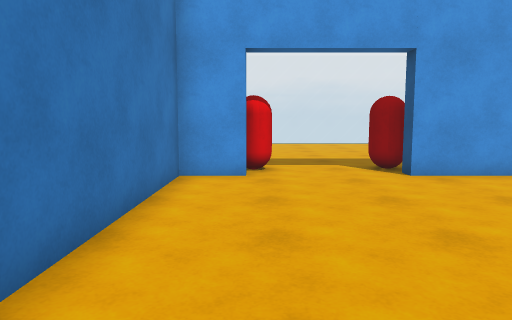
[1] (above)

20 first-person views from a walk through a Unity game level. The camera is 1.3 m above the floor, tilts 6° down and sees 70° across. The floor is counted in squares, 1 m on a side. Each view is taken from the middle of a square. On the plan, view 1 faces up. The plan holds only what a view shows up to about 15 squares ahead; the rest is blank. The place goes on beyond the plan. The player is left out.

[2]
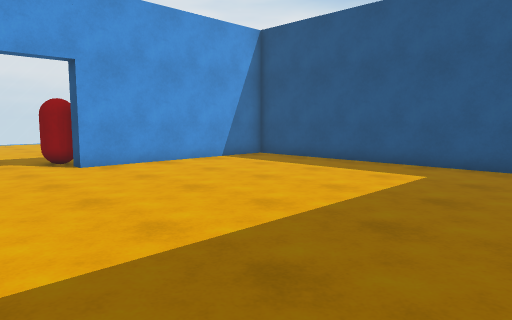

[3]
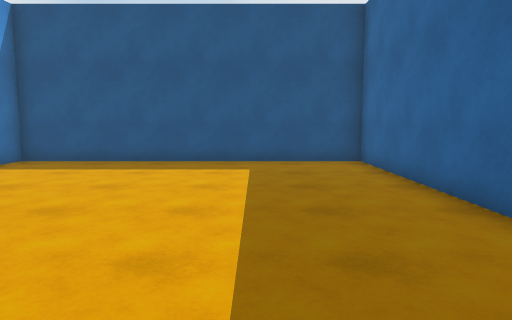

[4]
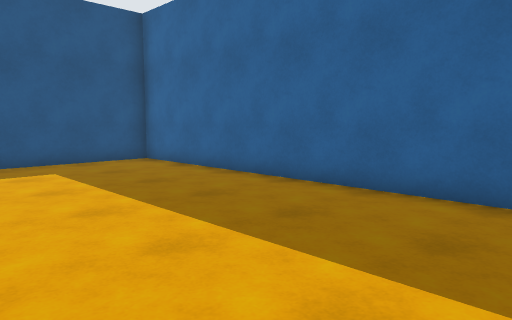

[5]
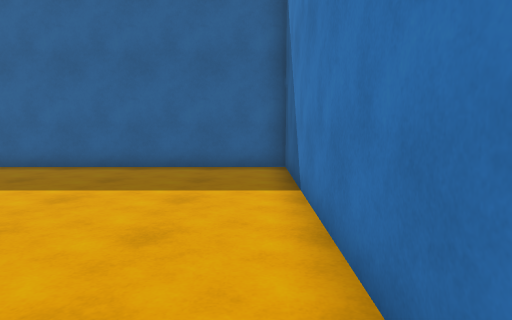

[6]
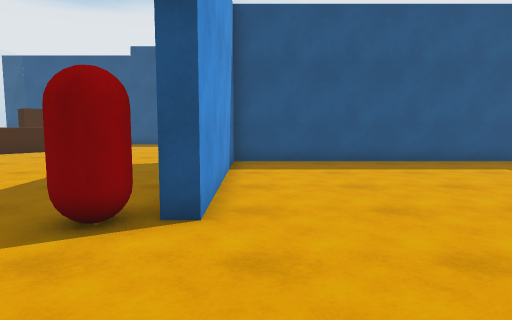

[7]
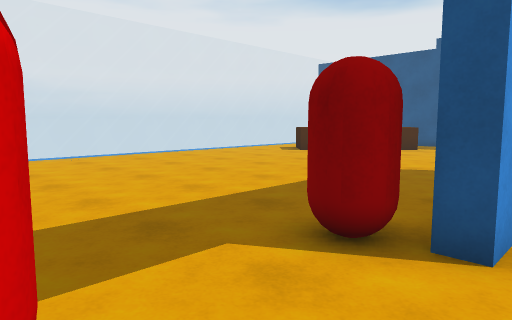

[8]
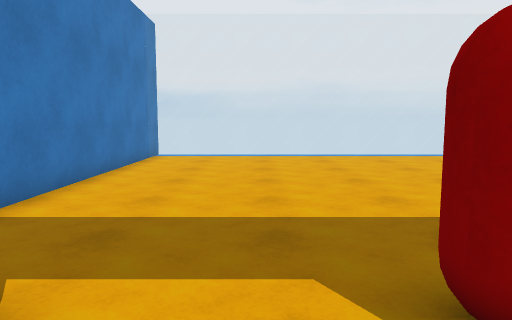

[9]
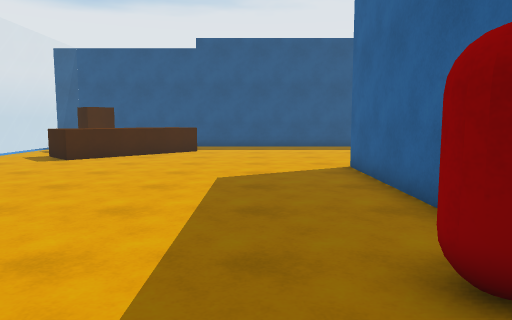

[10]
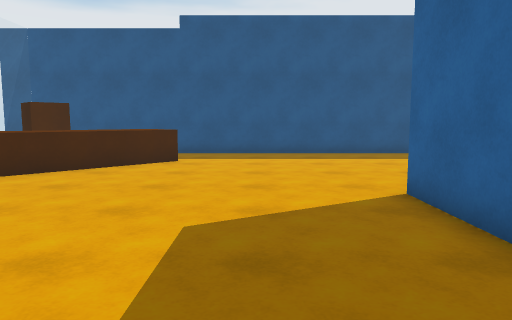

[11]
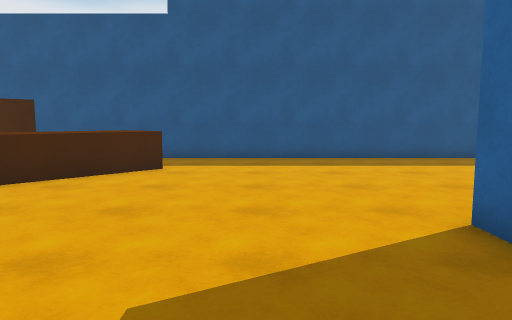

[12]
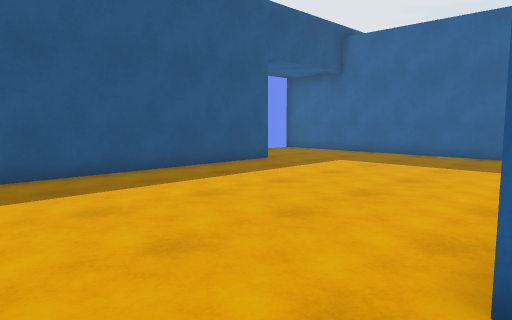

[13]
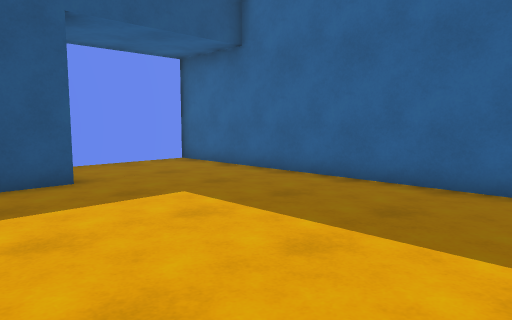

[14]
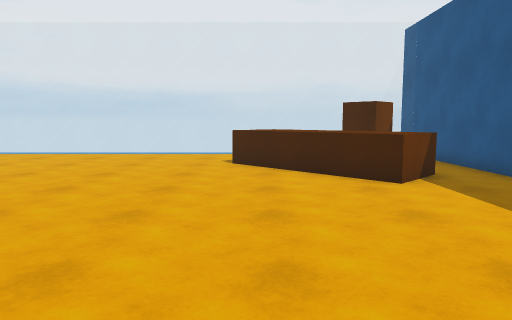

[15]
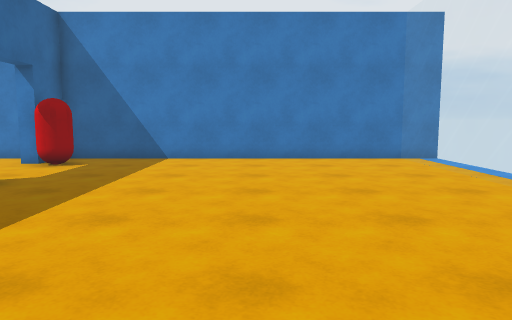

[16]
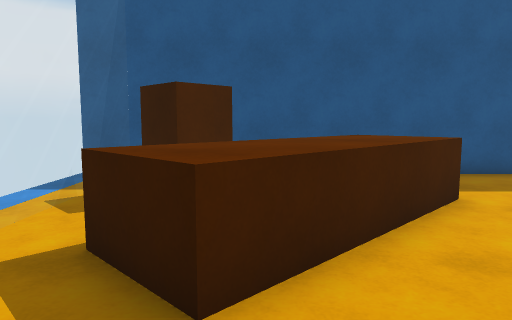

[17]
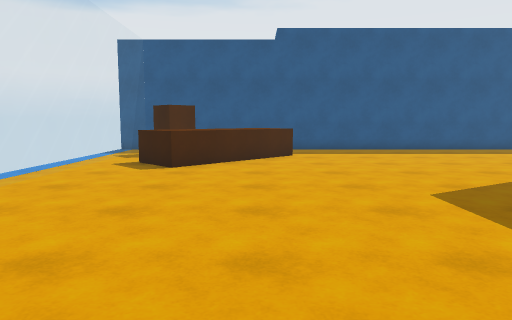

[18]
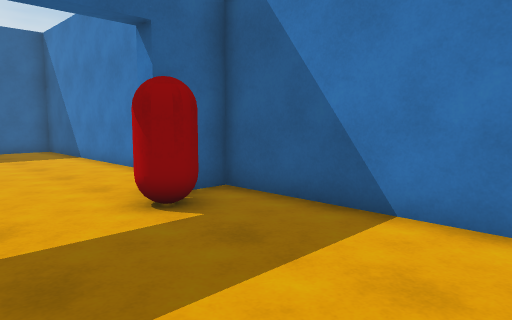

[19]
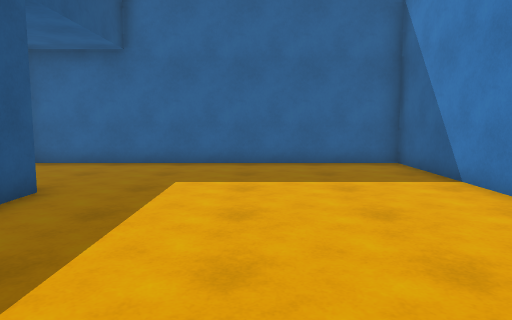

[20]
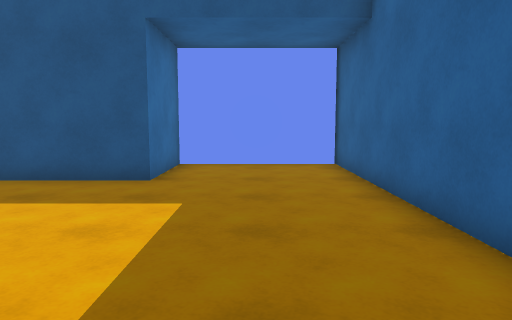

### Floor plan
Key: @ floor where view 1 was taken; # wall or solid block; . floor; = window, fence, low wall or low ledge; ^ raised ledge; O other object.
Columns run from 2 left of view 1 to 23 right of it. Each row starts with its distance up from view 1.
 22 #======================
 21 #=====================#
 20 #..................OO #
 19 #...............^^.OO #
 18 #..............=^^^...#
 17 #................^^^..#
 16 #.................^^^.#
 15 #..................^..#
 14 #.....................#
 13 #.....................#
 12 #.....................#
 11 #.....................#
 10 #.O..OO...............#
  9 ###...########........#
  8 #............#........#
  7 #............#........#
  6 #............#........#
  5 #............#........#
  4 #............#........#
  3 #............#........#
  2 #............#........####
  1 #............#...........#
  0 #.@..........#...........#
 -1 #............#...........#
 -2 #............#...........#
 -3 ##########################

Where each view was taken, in squares from view 1:
view 1: 0 up, 0 right, facing up
view 2: 2 down, 0 right, facing up-right
view 3: 1 up, 1 left, facing right
view 4: 4 up, 1 left, facing down-right
view 5: 8 up, 1 left, facing down
view 6: 8 up, 1 left, facing right
view 7: 8 up, 0 right, facing up-right
view 8: 8 up, 2 right, facing up
view 9: 12 up, 1 right, facing right
view 10: 12 up, 5 right, facing right
view 11: 12 up, 7 right, facing right
view 12: 12 up, 11 right, facing down-right
view 13: 5 up, 12 right, facing down-right
view 14: 7 up, 14 right, facing up
view 15: 16 up, 11 right, facing left
view 16: 18 up, 11 right, facing right
view 17: 16 up, 3 right, facing right
view 18: 15 up, 3 right, facing down-left
view 19: 9 up, 16 right, facing down
view 20: 0 up, 12 right, facing right
